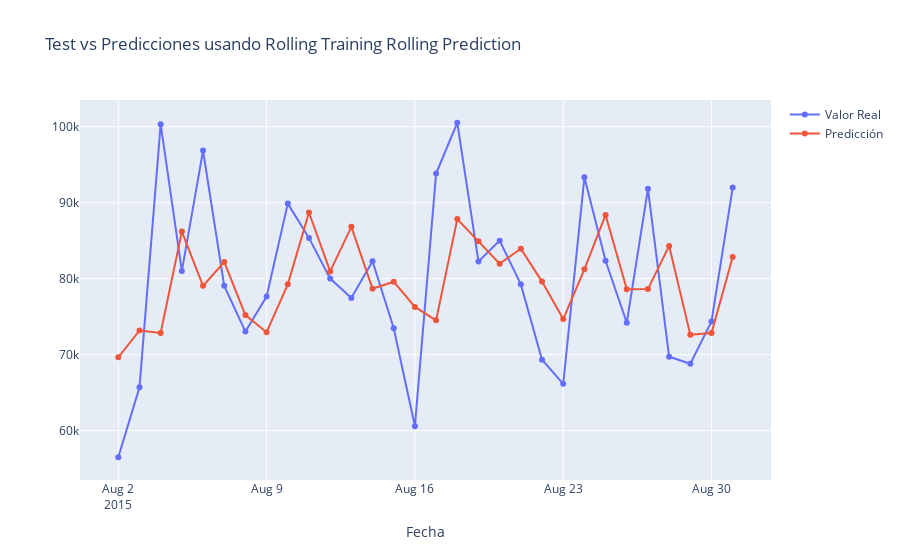

Write notebook code for a chart like this one.
### Code cell
plot_arima(
    test_df,
    values_sarima_rolling,
    predictions_sarima_rolling,
    title="Test vs Predicciones usando Rolling Training Rolling Prediction",
)

### Figure 1 — Plotly figure (JSON) as saved in the notebook; plotly's stock layout.template omitted (floating-point values rounded to 4 significant figures)
{"data": [{"hovertemplate": "Series=Valor Real<br>Fecha=%{x}<br>=%{y}<extra></extra>", "legendgroup": "Valor Real", "line": {"color": "#636efa", "dash": "solid"}, "marker": {"symbol": "circle"}, "mode": "lines+markers", "name": "Valor Real", "orientation": "v", "showlegend": true, "type": "scatter", "x": ["2015-08-02T00:00:00", "2015-08-03T00:00:00", "2015-08-04T00:00:00", "2015-08-05T00:00:00", "2015-08-06T00:00:00", "2015-08-07T00:00:00", "2015-08-08T00:00:00", "2015-08-09T00:00:00", "2015-08-10T00:00:00", "2015-08-11T00:00:00", "2015-08-12T00:00:00", "2015-08-13T00:00:00", "2015-08-14T00:00:00", "2015-08-15T00:00:00", "2015-08-16T00:00:00", "2015-08-17T00:00:00", "2015-08-18T00:00:00", "2015-08-19T00:00:00", "2015-08-20T00:00:00", "2015-08-21T00:00:00", "2015-08-22T00:00:00", "2015-08-23T00:00:00", "2015-08-24T00:00:00", "2015-08-25T00:00:00", "2015-08-26T00:00:00", "2015-08-27T00:00:00", "2015-08-28T00:00:00", "2015-08-29T00:00:00", "2015-08-30T00:00:00", "2015-08-31T00:00:00"], "xaxis": "x", "y": [56499, 65712, 100339, 80999, 96870, 79060, 73044, 77648, 89887, 85371, 80016, 77471, 82299, 73489, 60586, 93839, 100529, 82260, 85008, 79257, 69344, 66164, 93346, 82358, 74204, 91839, 69723, 68812, 74384, 91991], "yaxis": "y"}, {"hovertemplate": "Series=Predicción<br>Fecha=%{x}<br>=%{y}<extra></extra>", "legendgroup": "Predicción", "line": {"color": "#EF553B", "dash": "solid"}, "marker": {"symbol": "circle"}, "mode": "lines+markers", "name": "Predicción", "orientation": "v", "showlegend": true, "type": "scatter", "x": ["2015-08-02T00:00:00", "2015-08-03T00:00:00", "2015-08-04T00:00:00", "2015-08-05T00:00:00", "2015-08-06T00:00:00", "2015-08-07T00:00:00", "2015-08-08T00:00:00", "2015-08-09T00:00:00", "2015-08-10T00:00:00", "2015-08-11T00:00:00", "2015-08-12T00:00:00", "2015-08-13T00:00:00", "2015-08-14T00:00:00", "2015-08-15T00:00:00", "2015-08-16T00:00:00", "2015-08-17T00:00:00", "2015-08-18T00:00:00", "2015-08-19T00:00:00", "2015-08-20T00:00:00", "2015-08-21T00:00:00", "2015-08-22T00:00:00", "2015-08-23T00:00:00", "2015-08-24T00:00:00", "2015-08-25T00:00:00", "2015-08-26T00:00:00", "2015-08-27T00:00:00", "2015-08-28T00:00:00", "2015-08-29T00:00:00", "2015-08-30T00:00:00", "2015-08-31T00:00:00"], "xaxis": "x", "y": [69650.0, 73190.0, 72860.0, 86210.0, 79060.0, 82200.0, 75210.0, 72960.0, 79260.0, 88720.0, 80960.0, 86820.0, 78690.0, 79610.0, 76290.0, 74520.0, 87850.0, 84920.0, 81970.0, 83940.0, 79620.0, 74680.0, 81240.0, 88400.0, 78610.0, 78630.0, 84310.0, 72630.0, 72840.0, 82860.0], "yaxis": "y"}], "layout": {"legend": {"title": {"text": ""}, "tracegroupgap": 0}, "title": {"text": "Test vs Predicciones usando Rolling Training Rolling Prediction"}, "xaxis": {"anchor": "y", "domain": [0, 1], "title": {"text": "Fecha"}}, "yaxis": {"anchor": "x", "domain": [0, 1], "title": {"text": ""}}}}
